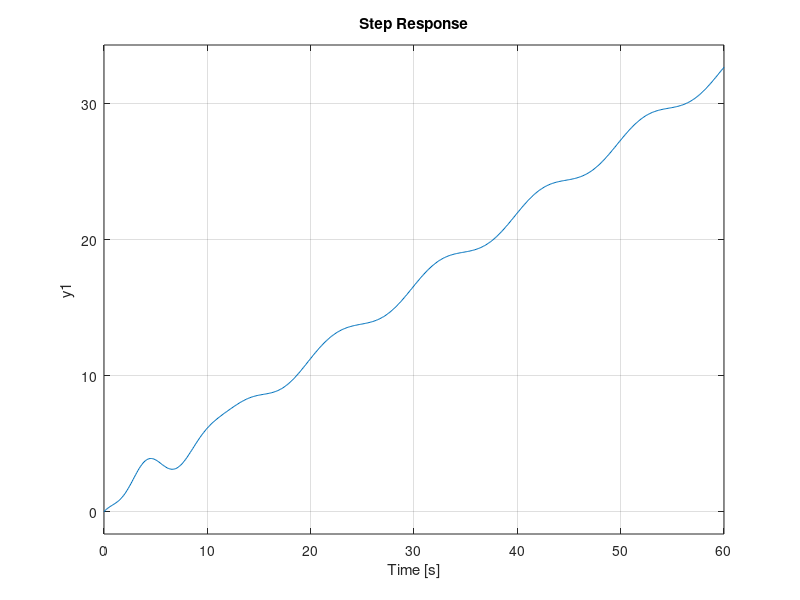

Reproduce this figure in MATLAB.
%%%%%%%%%% parte 1 %%%%%%%%%%%%





%%%%%%%%%% parte 2 %%%%%%%%%%%%

%funcion1: 
num1 = [0,0,4,0];
den1 = [0,10,0,4];

sys1 = tf(num1, den1);

%funcion2: 
num2 = [0,0,0,3];
den2 = [0,0,6,16];

sys2 = tf(num2, den2);

%funcion3: 
num3 = [0,0,4,10];
den3 = [4,9,5,0];

sys3 = tf(num3, den3);

%funcion4: 
num4 = [0,0,0,1];
den4 = [0,0,7,10];

sys4 = tf(num4, den4);

%funcion5: 
num5 = [0,0,8,8];
den5 = [1,2,3,0];

sys5 = tf(num5, den5);

%funcion6: 
num6 = [0,0,3,2];
den6 = [0,5,7,10];

sys6 = tf(num6, den6);

%Lazo cerrado funcion 3:
F1 = feedback(sys3, 1);

% (1) Serie lazo cerrado funcion 3 con funcion 5:
F2 = series(F1, sys5);

% (2) Serie lazo cerrado funcion 3 con funcion 4:
F3 = series(F1, sys4);

% (3) Paralelo de (1) y (2):
F4 = parallel(F2, F3); 

% (4) Serie de (3) con funcion 6:
F5 = series(F4, sys6);

% Sumador paralelo final:
F6 = parallel(sys1, sys2);
F = parallel(F6, F5);

% Grafico respuesta al escalon:
step(F);




